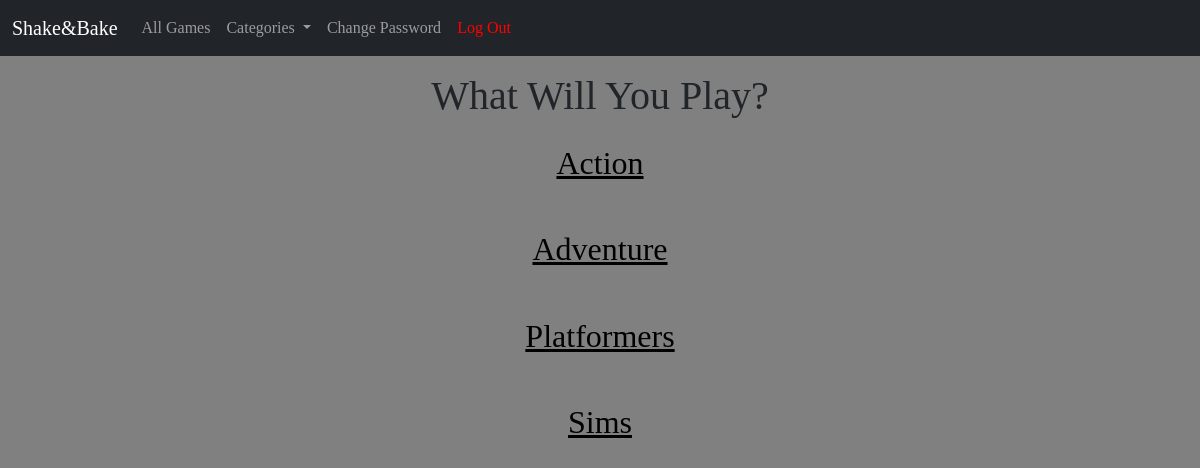
The page /games/ (signed in) on the database as committed earlier.
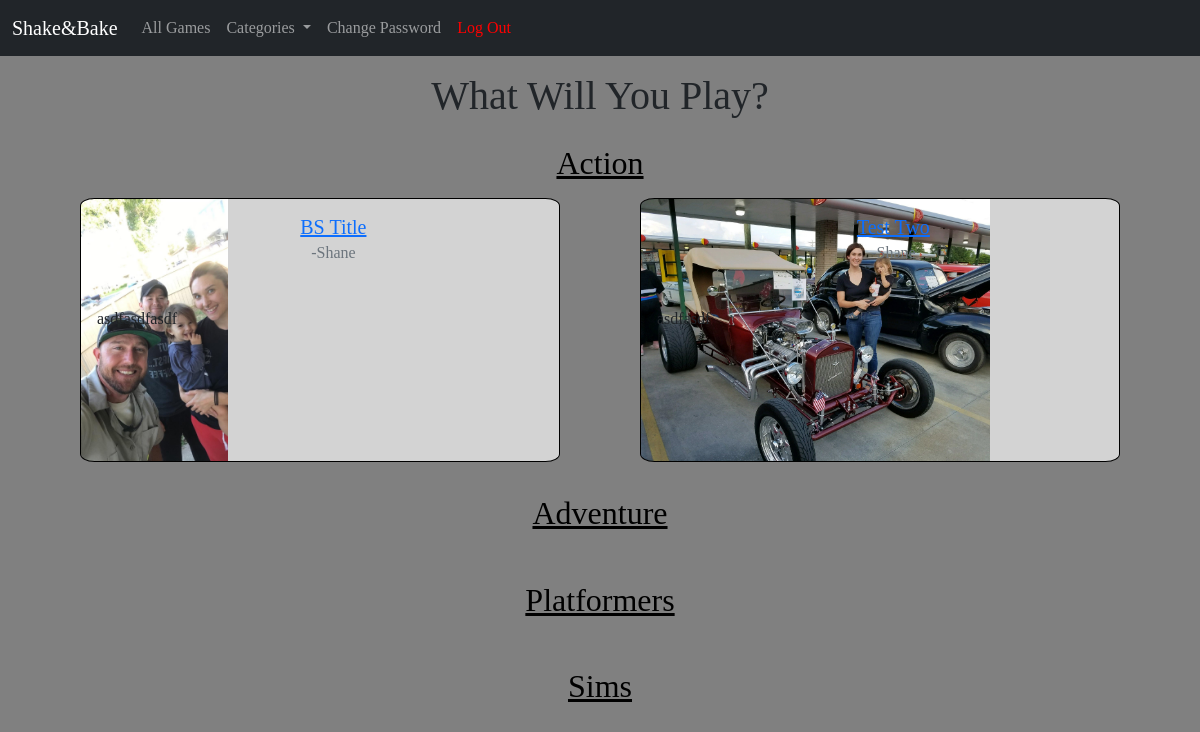
The same page on the database as committed later.
### games/models.py (models this page shows, shortened)
class Game(models.Model):
    title=models.CharField(max_length=200)
    body=models.TextField()
    author=models.ForeignKey(
        get_user_model(),
        on_delete=models.CASCADE
    )
    created_on=models.DateTimeField(auto_now_add=True)
    category = models.CharField(max_length=200, default="None")
    image = models.ImageField(upload_to='images')

### accounts/models.py (models this page shows)
class CustomUser(AbstractUser):
    role = models.CharField(max_length=255)
    department = models.CharField(max_length=255, default="None")

### games/views.py (the view)
# urls.py: path('', GameListView.as_view(), name='game_list'),
class GameListView(LoginRequiredMixin, ListView):
    model=Game
    template_name="game_list.html"

### templates/game_list.html (shortened to what this page needs)
{% extends 'base.html' %}
{% block content %}
    <div class="game-list">
        <h1>What Will You Play?</h1>
        <h2><a href="{% url 'action' %}">Action</a></h2>
        <div class="game-list-section">
            {% for game in game_list %}
                {% if game.category == 'Front-Page' %}
                    <div class="card" style="background-image: url('/static/{{game.image}}'); background-size:contain; background-repeat: no-repeat;">
                        <div class="card-body">
                            <div class="top-of-card">
                                <div class="title-author">
                                    <h5 class="card-title"><a href="{% url 'game_detail' game.id %}">{{ game.title|truncatechars:50}}</a></h5>
                                    <h6 class="card-subtitle mb-2 text-muted author">-{{game.author}}</h6>
                                </div>
                            </div>
                            <div class= "game-info">
                                <p class="card-text">{{game.body|truncatechars:100}}</p>
                            </div>
                        </div>
                    </div>
                {% endif %}
            {% endfor %}
        </div>
        <h2><a href="{% url 'adventure' %}">Adventure</a></h2>
        <h2><a href="{% url 'platform' %}">Platformers</a></h2>
        <h2><a href="{% url 'sim' %}">Sims</a></h2>
    </div>
{% endblock content %}

### templates/base.html (shortened to what this page needs)
{% load static %}
<!DOCTYPE html>
<html lang="en">
	<head>
		<link
			href="https://cdn.jsdelivr.net/npm/bootstrap@5.1.3/dist/css/bootstrap.min.css"
			rel="stylesheet"
		/>
		<link rel="stylesheet" href="{% static 'css/base.css' %}">
	</head>
	<body>
		<nav class="navbar navbar-expand-lg navbar-dark bg-dark">
			<div class="container-fluid">
				<a
					class="navbar-brand"
					href="{% url 'index' %}"
					>Shake&Bake</a
				>
				<div
					class="collapse navbar-collapse"
					id="navbarSupportedContent"
				>
				<ul class="navbar-nav me-auto mb-2 mb-lg-0">
								<li class="nav-item">
									<a class="nav-link" href="{% url 'game_list' %}"
										>All Games</a
									>
								</li>
								<li class="nav-item dropdown">
									<a class="nav-link dropdown-toggle" id="navbarDropdown" role="button" data-bs-toggle="dropdown" aria-haspopup="true" aria-expanded="false">
									Categories
									</a>
								</li>
								{% if user.is_authenticated %}
									<li class="nav-item">
										<a class="nav-link" href="{% url 'password_change' %}"
											>Change Password</a
										>
									</li>
									<li class="nav-item">
										<a class="nav-link" style="color: red;" href="{% url 'logout' %}"
											>Log Out</a
										>
									</li>
								{% endif %}
					</ul>
				</div>
			</div>
		</nav>
		<div class="page-content">
			{% block content %} {% endblock content %}
		</div>
	</body>
</html>

### static/css/base.css (style rules this page uses)
body { font-family: 'EB Garamond', serif; background-color: grey; width: 100%; }
.game-list { display: flex; flex-direction: column; text-align: center; }
.game-list h1 { margin-top: 1rem; }
.game-list h2 { margin-top: 1rem; margin-bottom: 1rem; }
.game-list h2 a { color: black; }
.game-list .game-list-section { display: flex; justify-content: space-evenly; flex-direction: row; flex-wrap: wrap; margin-bottom: 1rem; }
.game-list .card { display: flex; width: 40%; height: 33vh; background-color: lightgrey; border: .5px solid black; border-radius: 3%; }
.game-list .card-body { display: flex; flex-direction: column; width: 100%; height: 25vh; justify-content: space-between; }
.game-list .top-of-card { display: flex; flex-direction: row; }
.game-list .title-author { width: 100%; height: 25%; margin-left: 6%; }
.game-list .game-info { display: flex; flex-direction: row; text-align: center; width: 100%; height: 60%; justify-content: space-between; }
.game-list .card-text { height: 100%; width: 100%; text-align: left; }

Rows that differ between the two databases and show on the page:
added Game: image (picture), title "BS Title", author "Shane", body "asdfasdfasdf"
added Game: image (picture), title "Test Two", author "Shane", body "asdfasdf"
